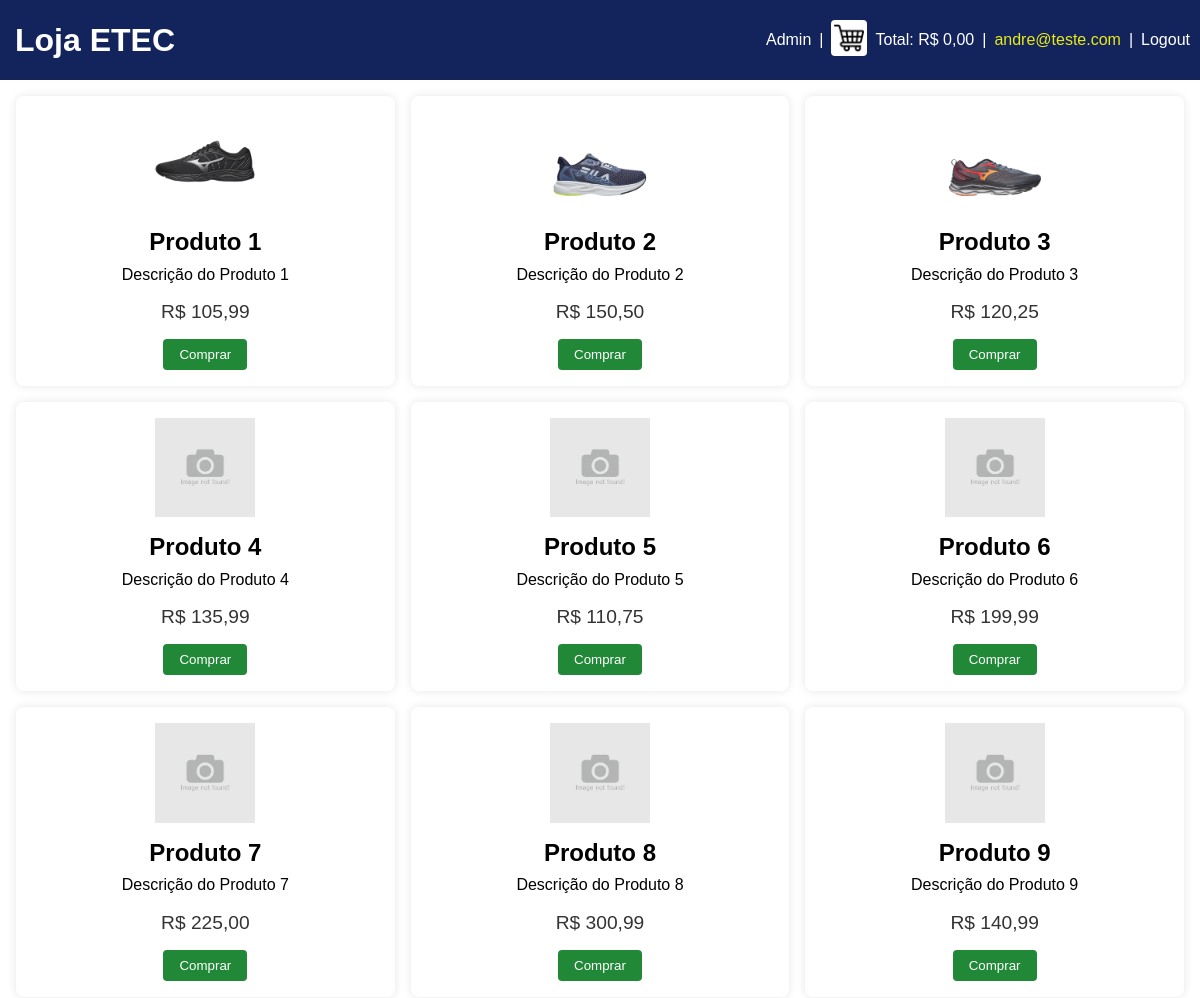
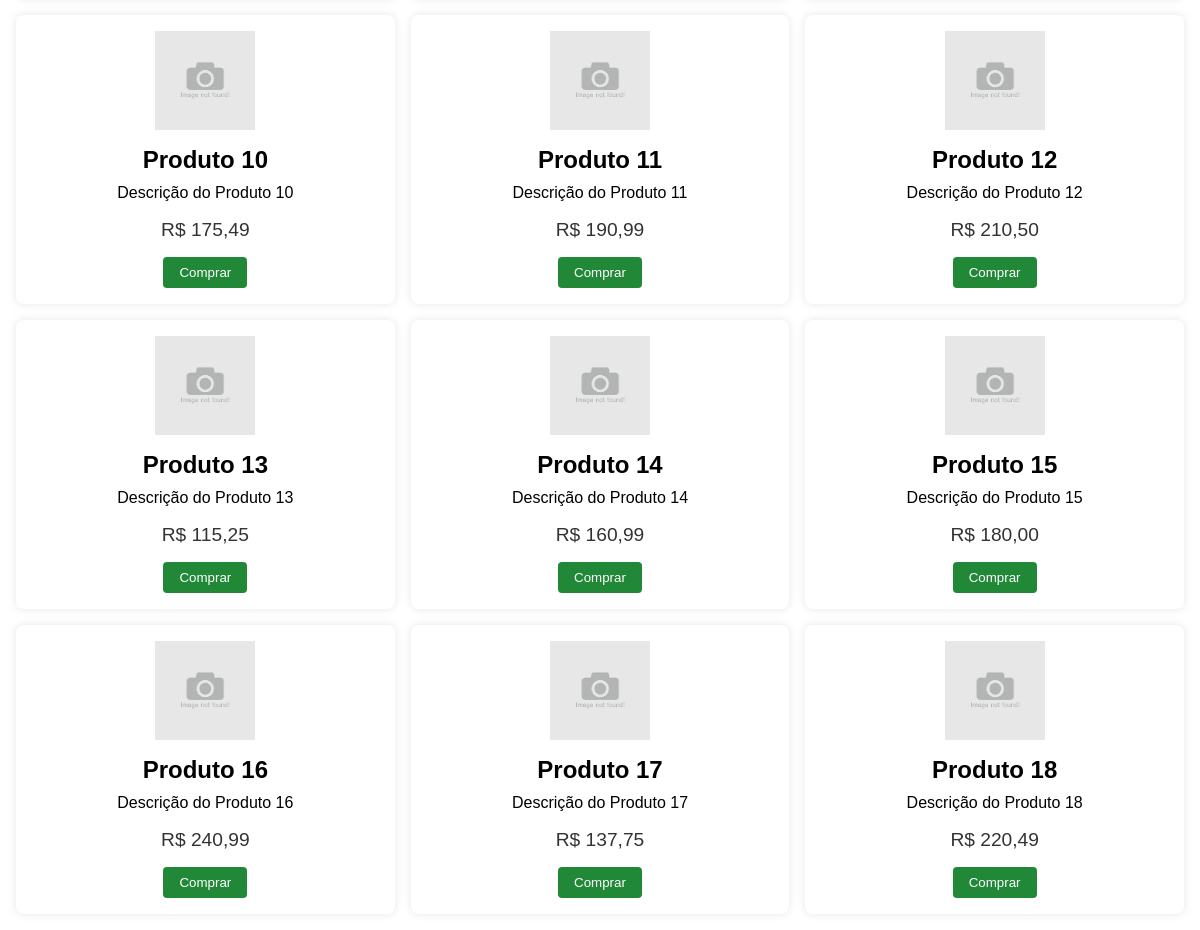
The page /site.php (signed in) on the database its author committed (2 pictures, top to bottom).
### tables this page shows
CREATE TABLE `produtos` (
  `id` int(11) NOT NULL AUTO_INCREMENT,
  `nome` varchar(255) NOT NULL,
  `descricao` text DEFAULT NULL,
  `preco` decimal(10,2) NOT NULL DEFAULT 0.00,
  `foto` varchar(255) DEFAULT NULL,
  PRIMARY KEY (`id`)
);

### site.php (the view, shortened to what this page needs)
<?php
include "admin/conexao.php";
$usuario = "Visitante";
$administrador = false;
if (isset($_SESSION['email'])) {
    $usuario = $_SESSION['email'];
    $administrador = $_SESSION['administrador'];
}
$valor_formatado = "R$ " . number_format($_SESSION['total'], 2, ',', '.');
?>
<!DOCTYPE html>
<html lang="pt-BR">
<head>
    <link rel="stylesheet" href="css/loja.css">
</head>
<body>
    <header>
        <h1><a href="index.php">Loja ETEC</a></h1>
        <div class="cart-info">
        <?php
            if ($administrador) {
        ?>
                <span><a href="/loja/admin/">Admin</a></span>
                <span> | </span>
        <?php
            }
        ?>
            <span><img class="cart-icon" src="imagens/carrinho.png" alt="Carrinho"></span>
            <span>Total: <?=$valor_formatado?></span>
            <span> | </span>
            <span class="user-name"><?=$usuario?></span>
            <span> | </span>
            <span>
        <?php
                if (!isset($_SESSION['email'])) {
        ?>
                    <a href="login.php">Realizar login</a>
        <?php
                } else {
        ?>
                    <form action="logout.php" method="post">
                        <button name="logout" type="submit" class="link-button">Logout</button>
                    </form>
        <?php
                }
        ?>
            </span>
        </div>
    </header>
    <main>
        <?php
        $sql = "SELECT * FROM produtos ORDER BY id";
        $result = $conexao->query($sql);
        if ($result->num_rows > 0) {
            while($row = $result->fetch_assoc()) {
                $nome = $row["nome"];
                $descricao = $row["descricao"];
                $preco_formatado = "R$ " . number_format($row["preco"], 2, ',', '.');
                $foto = $row["foto"];
                if (! file_exists($foto)) {
                    $foto = "imagens/nao_encontrado.png";
                }
        ?>
        <div class="product">
            <img src="<?=$foto?>" alt="Foto do produto">
            <div class="product-details">
                <h2><?=$nome?></h2>
                <p><?=$descricao?></p>
                <p class="product-price"><?=$preco_formatado?></p>
        <?php
                if (isset($_SESSION['email'])) {
        ?>
                    <form action="index.php" method="post">
                        <button class="add-to-cart" name="botao_comprar">Comprar</button>
                    </form>
        <?php
                }
        ?>
            </div>
        </div>
        <?php
            }
        }
        ?>
    </main>
</body>
</html>

### css/loja.css (style rules this page uses)
body { font-family: Arial, sans-serif; line-height: 1.2; margin: 0; padding: 0; background-color: #f4f4f4; }
header { position: fixed; top: 0; left: 0; width: 100%; height: 80px; background: #13245c; color: #fff; padding: 0 60px 0 15px; display: flex; justify-content: space-between; align-items: center; }
header h1 { margin: 0; }
header h1 a { color: white; text-decoration: none; }
.cart-info { display: flex; align-items: center; margin-right: 25px; }
.cart-info span { margin-left: 0.5rem; }
.cart-info span a { color: white; text-decoration: none; }
main { padding: 1rem; background: #fff; margin-top: 80px; box-shadow: 0 0 10px rgba(0, 0, 0, 0.1); display: grid; grid-template-columns: repeat(3, 1fr); gap: 1rem; }
.product { background: #fff; padding: 1rem; border-radius: 8px; box-shadow: 0 0 10px rgba(0, 0, 0, 0.1); display: flex; flex-direction: column; align-items: center; text-align: center; }
.product img { max-width: 100px; margin-bottom: 1rem; }
.product-details { flex: 1; }
.product-details h2 { margin: 0 0 0.5rem; }
.product-details p { margin: 0 0 1rem; }
.product-price { font-size: 1.2rem; color: #333; margin-bottom: 1rem; }
.add-to-cart { background: #218838; color: #fff; border: none; padding: 0.5rem 1rem; border-radius: 4px; cursor: pointer; }
.cart-icon { height: 30px; background-color: white; padding: 3px; border-radius: 4px; }
.link-button { background: none; border: none; color: #fff; cursor: pointer; font-size: 16px; padding: 0; margin: 0; }
.user-name { color: rgb(233, 233, 24); }

### rows shown on the page
produtos: foto (picture), nome "Produto 1", descricao "Descrição do Produto 1", preco "R$ 105,99"
produtos: foto (picture), nome "Produto 2", descricao "Descrição do Produto 2", preco "R$ 150,50"
produtos: foto (picture), nome "Produto 3", descricao "Descrição do Produto 3", preco "R$ 120,25"
produtos: nome "Produto 4", descricao "Descrição do Produto 4", preco "R$ 135,99"
produtos: nome "Produto 5", descricao "Descrição do Produto 5", preco "R$ 110,75"
produtos: nome "Produto 6", descricao "Descrição do Produto 6", preco "R$ 199,99"
produtos: nome "Produto 7", descricao "Descrição do Produto 7", preco "R$ 225,00"
produtos: nome "Produto 8", descricao "Descrição do Produto 8", preco "R$ 300,99"
produtos: nome "Produto 9", descricao "Descrição do Produto 9", preco "R$ 140,99"
produtos: nome "Produto 10", descricao "Descrição do Produto 10", preco "R$ 175,49"
produtos: nome "Produto 11", descricao "Descrição do Produto 11", preco "R$ 190,99"
produtos: nome "Produto 12", descricao "Descrição do Produto 12", preco "R$ 210,50"
produtos: nome "Produto 13", descricao "Descrição do Produto 13", preco "R$ 115,25"
produtos: nome "Produto 14", descricao "Descrição do Produto 14", preco "R$ 160,99"
produtos: nome "Produto 15", descricao "Descrição do Produto 15", preco "R$ 180,00"
produtos: nome "Produto 16", descricao "Descrição do Produto 16", preco "R$ 240,99"
produtos: nome "Produto 17", descricao "Descrição do Produto 17", preco "R$ 137,75"
produtos: nome "Produto 18", descricao "Descrição do Produto 18", preco "R$ 220,49"

### other values the page prints
$valor_formatado "R$ 0,00"
$usuario "andre@teste.com"
